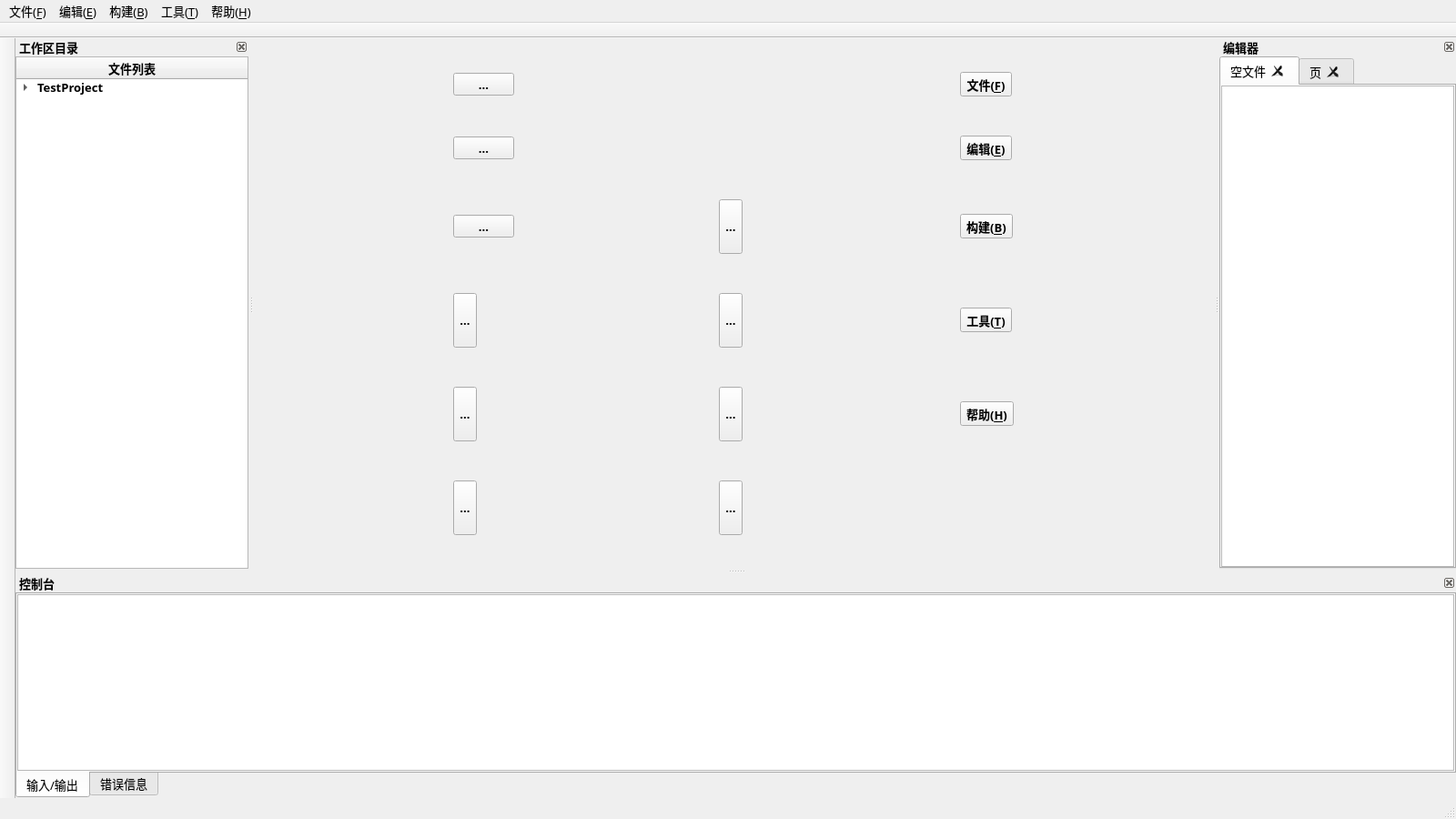
<?xml version="1.0" encoding="UTF-8"?>
<ui version="4.0">
 <class>MainWindow</class>
 <widget class="QMainWindow" name="MainWindow">
  <property name="geometry">
   <rect>
    <x>0</x>
    <y>0</y>
    <width>1600</width>
    <height>900</height>
   </rect>
  </property>
  <property name="font">
   <font>
    <family>微软雅黑</family>
    <pointsize>10</pointsize>
   </font>
  </property>
  <property name="mouseTracking">
   <bool>true</bool>
  </property>
  <property name="windowTitle">
   <string>GCode</string>
  </property>
  <property name="windowIcon">
   <iconset resource="icons.qrc">
    <normaloff>:/icons/Gicon.png</normaloff>:/icons/Gicon.png</iconset>
  </property>
  <property name="dockNestingEnabled">
   <bool>true</bool>
  </property>
  <property name="dockOptions">
   <set>QMainWindow::AllowNestedDocks|QMainWindow::AllowTabbedDocks|QMainWindow::AnimatedDocks</set>
  </property>
  <widget class="QWidget" name="centralwidget">
   <property name="enabled">
    <bool>true</bool>
   </property>
   <property name="font">
    <font>
     <family>微软雅黑</family>
     <pointsize>10</pointsize>
     <weight>75</weight>
     <bold>true</bold>
    </font>
   </property>
   <layout class="QGridLayout" name="gridLayout">
    <property name="leftMargin">
     <number>0</number>
    </property>
    <property name="topMargin">
     <number>0</number>
    </property>
    <property name="rightMargin">
     <number>0</number>
    </property>
    <property name="bottomMargin">
     <number>0</number>
    </property>
    <item row="0" column="0">
     <widget class="QToolButton" name="minButton">
      <property name="minimumSize">
       <size>
        <width>67</width>
        <height>0</height>
       </size>
      </property>
      <property name="text">
       <string>...</string>
      </property>
      <property name="icon">
       <iconset resource="icons.qrc">
        <normaloff>:/icons/minH.png</normaloff>:/icons/minH.png</iconset>
      </property>
      <property name="iconSize">
       <size>
        <width>47</width>
        <height>20</height>
       </size>
      </property>
     </widget>
    </item>
    <item row="1" column="0">
     <widget class="QToolButton" name="switchButton">
      <property name="minimumSize">
       <size>
        <width>67</width>
        <height>0</height>
       </size>
      </property>
      <property name="text">
       <string>...</string>
      </property>
      <property name="iconSize">
       <size>
        <width>47</width>
        <height>20</height>
       </size>
      </property>
     </widget>
    </item>
    <item row="5" column="1">
     <widget class="QToolButton" name="saveAsButton">
      <property name="minimumSize">
       <size>
        <width>0</width>
        <height>60</height>
       </size>
      </property>
      <property name="toolTip">
       <string>另存为</string>
      </property>
      <property name="text">
       <string>...</string>
      </property>
      <property name="icon">
       <iconset resource="icons.qrc">
        <normaloff>:/icons/save_asD.png</normaloff>:/icons/save_asD.png</iconset>
      </property>
      <property name="iconSize">
       <size>
        <width>40</width>
        <height>40</height>
       </size>
      </property>
     </widget>
    </item>
    <item row="3" column="0">
     <widget class="QToolButton" name="runButton">
      <property name="minimumSize">
       <size>
        <width>0</width>
        <height>60</height>
       </size>
      </property>
      <property name="toolTip">
       <string>运行(Ctrl+R)</string>
      </property>
      <property name="text">
       <string>...</string>
      </property>
      <property name="icon">
       <iconset resource="icons.qrc">
        <normaloff>:/icons/runD.png</normaloff>:/icons/runD.png</iconset>
      </property>
      <property name="iconSize">
       <size>
        <width>40</width>
        <height>40</height>
       </size>
      </property>
     </widget>
    </item>
    <item row="4" column="2">
     <widget class="QToolButton" name="helpMenuButton">
      <property name="font">
       <font>
        <weight>75</weight>
        <bold>true</bold>
       </font>
      </property>
      <property name="text">
       <string>帮助(&amp;H)</string>
      </property>
      <property name="shortcut">
       <string>Alt+H</string>
      </property>
     </widget>
    </item>
    <item row="2" column="0">
     <widget class="QToolButton" name="closeButton">
      <property name="minimumSize">
       <size>
        <width>67</width>
        <height>0</height>
       </size>
      </property>
      <property name="text">
       <string>...</string>
      </property>
      <property name="icon">
       <iconset resource="icons.qrc">
        <normaloff>:/icons/closeH.png</normaloff>:/icons/closeH.png</iconset>
      </property>
      <property name="iconSize">
       <size>
        <width>47</width>
        <height>20</height>
       </size>
      </property>
     </widget>
    </item>
    <item row="1" column="2">
     <widget class="QToolButton" name="editMenuButton">
      <property name="font">
       <font>
        <weight>75</weight>
        <bold>true</bold>
       </font>
      </property>
      <property name="text">
       <string>编辑(&amp;E)</string>
      </property>
      <property name="shortcut">
       <string>Alt+E</string>
      </property>
      <property name="autoRaise">
       <bool>false</bool>
      </property>
     </widget>
    </item>
    <item row="3" column="2">
     <widget class="QToolButton" name="toolMenuButton">
      <property name="font">
       <font>
        <weight>75</weight>
        <bold>true</bold>
       </font>
      </property>
      <property name="text">
       <string>工具(&amp;T)</string>
      </property>
      <property name="shortcut">
       <string>Alt+T</string>
      </property>
     </widget>
    </item>
    <item row="4" column="1">
     <widget class="QToolButton" name="saveAllButton">
      <property name="minimumSize">
       <size>
        <width>0</width>
        <height>60</height>
       </size>
      </property>
      <property name="toolTip">
       <string>保存所有(Ctrl+Shift+S)</string>
      </property>
      <property name="text">
       <string>...</string>
      </property>
      <property name="icon">
       <iconset resource="icons.qrc">
        <normaloff>:/icons/save_allD.png</normaloff>:/icons/save_allD.png</iconset>
      </property>
      <property name="iconSize">
       <size>
        <width>40</width>
        <height>40</height>
       </size>
      </property>
     </widget>
    </item>
    <item row="4" column="0">
     <widget class="QToolButton" name="debugButton">
      <property name="minimumSize">
       <size>
        <width>0</width>
        <height>60</height>
       </size>
      </property>
      <property name="toolTip">
       <string>调试(F5)</string>
      </property>
      <property name="text">
       <string>...</string>
      </property>
      <property name="icon">
       <iconset resource="icons.qrc">
        <normaloff>:/icons/debugD.png</normaloff>:/icons/debugD.png</iconset>
      </property>
      <property name="iconSize">
       <size>
        <width>40</width>
        <height>40</height>
       </size>
      </property>
     </widget>
    </item>
    <item row="2" column="2">
     <widget class="QToolButton" name="buildMenuButton">
      <property name="font">
       <font>
        <weight>75</weight>
        <bold>true</bold>
       </font>
      </property>
      <property name="text">
       <string>构建(&amp;B)</string>
      </property>
      <property name="shortcut">
       <string>Alt+B</string>
      </property>
      <property name="autoRaise">
       <bool>false</bool>
      </property>
     </widget>
    </item>
    <item row="5" column="0">
     <widget class="QToolButton" name="stopButton">
      <property name="minimumSize">
       <size>
        <width>0</width>
        <height>60</height>
       </size>
      </property>
      <property name="toolTip">
       <string>终止(F6)</string>
      </property>
      <property name="text">
       <string>...</string>
      </property>
      <property name="icon">
       <iconset resource="icons.qrc">
        <normaloff>:/icons/stopD.png</normaloff>:/icons/stopD.png</iconset>
      </property>
      <property name="iconSize">
       <size>
        <width>40</width>
        <height>40</height>
       </size>
      </property>
     </widget>
    </item>
    <item row="0" column="2">
     <widget class="QToolButton" name="fileMenuButton">
      <property name="font">
       <font>
        <family>微软雅黑</family>
        <pointsize>10</pointsize>
        <weight>75</weight>
        <bold>true</bold>
       </font>
      </property>
      <property name="text">
       <string>文件(&amp;F)</string>
      </property>
      <property name="shortcut">
       <string>Alt+F</string>
      </property>
      <property name="autoRaise">
       <bool>false</bool>
      </property>
     </widget>
    </item>
    <item row="3" column="1">
     <widget class="QToolButton" name="saveButton">
      <property name="minimumSize">
       <size>
        <width>0</width>
        <height>60</height>
       </size>
      </property>
      <property name="toolTip">
       <string>保存文件(Ctrl+S)</string>
      </property>
      <property name="text">
       <string>...</string>
      </property>
      <property name="icon">
       <iconset resource="icons.qrc">
        <normaloff>:/icons/saveD.png</normaloff>:/icons/saveD.png</iconset>
      </property>
      <property name="iconSize">
       <size>
        <width>40</width>
        <height>40</height>
       </size>
      </property>
     </widget>
    </item>
    <item row="2" column="1">
     <widget class="QToolButton" name="openButton">
      <property name="minimumSize">
       <size>
        <width>0</width>
        <height>60</height>
       </size>
      </property>
      <property name="toolTip">
       <string>打开文件(Ctrl+O)</string>
      </property>
      <property name="text">
       <string>...</string>
      </property>
      <property name="icon">
       <iconset resource="icons.qrc">
        <normaloff>:/icons/openD.png</normaloff>:/icons/openD.png</iconset>
      </property>
      <property name="iconSize">
       <size>
        <width>40</width>
        <height>40</height>
       </size>
      </property>
     </widget>
    </item>
    <item row="0" column="1">
     <widget class="QLabel" name="iconLabel">
      <property name="sizePolicy">
       <sizepolicy hsizetype="Fixed" vsizetype="Fixed">
        <horstretch>0</horstretch>
        <verstretch>0</verstretch>
       </sizepolicy>
      </property>
      <property name="minimumSize">
       <size>
        <width>40</width>
        <height>20</height>
       </size>
      </property>
      <property name="maximumSize">
       <size>
        <width>40</width>
        <height>20</height>
       </size>
      </property>
      <property name="text">
       <string/>
      </property>
      <property name="pixmap">
       <pixmap resource="icons.qrc">:/icons/Gicon.png</pixmap>
      </property>
      <property name="scaledContents">
       <bool>true</bool>
      </property>
      <property name="alignment">
       <set>Qt::AlignRight|Qt::AlignTrailing|Qt::AlignVCenter</set>
      </property>
      <property name="margin">
       <number>0</number>
      </property>
     </widget>
    </item>
   </layout>
  </widget>
  <widget class="QMenuBar" name="menubar">
   <property name="enabled">
    <bool>true</bool>
   </property>
   <property name="geometry">
    <rect>
     <x>0</x>
     <y>0</y>
     <width>1600</width>
     <height>26</height>
    </rect>
   </property>
   <property name="defaultUp">
    <bool>false</bool>
   </property>
   <property name="nativeMenuBar">
    <bool>true</bool>
   </property>
   <widget class="QMenu" name="menuFile">
    <property name="minimumSize">
     <size>
      <width>250</width>
      <height>0</height>
     </size>
    </property>
    <property name="font">
     <font>
      <family>微软雅黑</family>
      <pointsize>10</pointsize>
      <weight>50</weight>
      <bold>false</bold>
     </font>
    </property>
    <property name="title">
     <string>文件(&amp;F)</string>
    </property>
    <addaction name="actionNew"/>
    <addaction name="actionOpen"/>
    <addaction name="actionRecent"/>
    <addaction name="separator"/>
    <addaction name="actionSave"/>
    <addaction name="actionSaveAll"/>
    <addaction name="actionSaveAs"/>
    <addaction name="separator"/>
    <addaction name="actionClose"/>
    <addaction name="actionCloseAll"/>
    <addaction name="separator"/>
    <addaction name="actionExit"/>
   </widget>
   <widget class="QMenu" name="menuEdit">
    <property name="minimumSize">
     <size>
      <width>200</width>
      <height>0</height>
     </size>
    </property>
    <property name="font">
     <font>
      <family>微软雅黑</family>
      <pointsize>10</pointsize>
      <weight>50</weight>
      <bold>false</bold>
     </font>
    </property>
    <property name="title">
     <string>编辑(&amp;E)</string>
    </property>
    <addaction name="actionUndo"/>
    <addaction name="actionRedo"/>
    <addaction name="separator"/>
    <addaction name="actionCut"/>
    <addaction name="actionCopy"/>
    <addaction name="actionPaste"/>
    <addaction name="actionDelete"/>
    <addaction name="separator"/>
    <addaction name="actionSelectAll"/>
    <addaction name="separator"/>
    <addaction name="actionFindReplace"/>
   </widget>
   <widget class="QMenu" name="menuBuild">
    <property name="minimumSize">
     <size>
      <width>200</width>
      <height>0</height>
     </size>
    </property>
    <property name="font">
     <font>
      <family>微软雅黑</family>
      <pointsize>10</pointsize>
      <weight>50</weight>
      <bold>false</bold>
     </font>
    </property>
    <property name="title">
     <string>构建(&amp;B)</string>
    </property>
    <addaction name="actionComplile"/>
    <addaction name="actionRun"/>
    <addaction name="separator"/>
    <addaction name="actionDebug"/>
    <addaction name="actionStop"/>
   </widget>
   <widget class="QMenu" name="menuTool">
    <property name="minimumSize">
     <size>
      <width>200</width>
      <height>0</height>
     </size>
    </property>
    <property name="font">
     <font>
      <family>微软雅黑</family>
      <pointsize>10</pointsize>
      <weight>50</weight>
      <bold>false</bold>
     </font>
    </property>
    <property name="title">
     <string>工具(&amp;T)</string>
    </property>
    <addaction name="actionOption"/>
   </widget>
   <widget class="QMenu" name="menuHelp">
    <property name="minimumSize">
     <size>
      <width>200</width>
      <height>0</height>
     </size>
    </property>
    <property name="font">
     <font>
      <family>微软雅黑</family>
      <pointsize>10</pointsize>
      <weight>50</weight>
      <bold>false</bold>
     </font>
    </property>
    <property name="title">
     <string>帮助(&amp;H)</string>
    </property>
    <addaction name="actionAboutThis"/>
    <addaction name="actionAboutUs"/>
   </widget>
   <addaction name="menuFile"/>
   <addaction name="menuEdit"/>
   <addaction name="menuBuild"/>
   <addaction name="menuTool"/>
   <addaction name="menuHelp"/>
  </widget>
  <widget class="QStatusBar" name="statusbar">
   <property name="font">
    <font>
     <family>微软雅黑</family>
     <pointsize>10</pointsize>
    </font>
   </property>
   <property name="mouseTracking">
    <bool>true</bool>
   </property>
   <property name="statusTip">
    <string>准备就绪</string>
   </property>
  </widget>
  <widget class="QDockWidget" name="FileListDock">
   <property name="minimumSize">
    <size>
     <width>109</width>
     <height>139</height>
    </size>
   </property>
   <property name="font">
    <font>
     <family>微软雅黑</family>
     <pointsize>10</pointsize>
     <weight>75</weight>
     <bold>true</bold>
    </font>
   </property>
   <property name="floating">
    <bool>false</bool>
   </property>
   <property name="features">
    <set>QDockWidget::DockWidgetClosable|QDockWidget::DockWidgetMovable</set>
   </property>
   <property name="allowedAreas">
    <set>Qt::LeftDockWidgetArea</set>
   </property>
   <property name="windowTitle">
    <string>工作区目录</string>
   </property>
   <attribute name="dockWidgetArea">
    <number>1</number>
   </attribute>
   <widget class="QWidget" name="dockWidgetContents_2">
    <layout class="QGridLayout" name="gridLayout_2">
     <property name="leftMargin">
      <number>0</number>
     </property>
     <property name="topMargin">
      <number>0</number>
     </property>
     <property name="rightMargin">
      <number>0</number>
     </property>
     <property name="bottomMargin">
      <number>0</number>
     </property>
     <item row="0" column="0">
      <widget class="QTreeWidget" name="fileTree">
       <property name="font">
        <font>
         <family>微软雅黑</family>
         <pointsize>10</pointsize>
         <weight>75</weight>
         <bold>true</bold>
        </font>
       </property>
       <column>
        <property name="text">
         <string>文件列表</string>
        </property>
        <property name="font">
         <font>
          <family>微软雅黑</family>
          <pointsize>10</pointsize>
          <weight>75</weight>
          <bold>true</bold>
         </font>
        </property>
        <property name="textAlignment">
         <set>AlignCenter</set>
        </property>
       </column>
       <item>
        <property name="text">
         <string>TestProject</string>
        </property>
        <item>
         <property name="text">
          <string>headers</string>
         </property>
         <item>
          <property name="text">
           <string>test1.h</string>
          </property>
         </item>
         <item>
          <property name="text">
           <string>test2.h</string>
          </property>
         </item>
        </item>
        <item>
         <property name="text">
          <string>sources</string>
         </property>
         <item>
          <property name="text">
           <string>main.c</string>
          </property>
         </item>
         <item>
          <property name="text">
           <string>test1.c</string>
          </property>
         </item>
         <item>
          <property name="text">
           <string>test2.c</string>
          </property>
         </item>
        </item>
        <item>
         <property name="text">
          <string>resources</string>
         </property>
         <item>
          <property name="text">
           <string>picture1.png</string>
          </property>
         </item>
         <item>
          <property name="text">
           <string>picture2.png</string>
          </property>
         </item>
         <item>
          <property name="text">
           <string>icon.ico</string>
          </property>
         </item>
        </item>
        <item>
         <property name="text">
          <string>others</string>
         </property>
         <item>
          <property name="text">
           <string>config.ini</string>
          </property>
         </item>
         <item>
          <property name="text">
           <string>setting.json</string>
          </property>
         </item>
         <item>
          <property name="text">
           <string>text.xml</string>
          </property>
         </item>
        </item>
       </item>
      </widget>
     </item>
    </layout>
   </widget>
  </widget>
  <widget class="QDockWidget" name="EditorDock">
   <property name="minimumSize">
    <size>
     <width>229</width>
     <height>173</height>
    </size>
   </property>
   <property name="font">
    <font>
     <family>微软雅黑</family>
     <pointsize>10</pointsize>
     <weight>75</weight>
     <bold>true</bold>
    </font>
   </property>
   <property name="features">
    <set>QDockWidget::DockWidgetClosable|QDockWidget::DockWidgetMovable</set>
   </property>
   <property name="allowedAreas">
    <set>Qt::RightDockWidgetArea</set>
   </property>
   <property name="windowTitle">
    <string>编辑器</string>
   </property>
   <attribute name="dockWidgetArea">
    <number>2</number>
   </attribute>
   <widget class="QWidget" name="dockWidgetContents_3">
    <property name="enabled">
     <bool>true</bool>
    </property>
    <layout class="QGridLayout" name="gridLayout_3">
     <property name="leftMargin">
      <number>0</number>
     </property>
     <property name="topMargin">
      <number>0</number>
     </property>
     <property name="rightMargin">
      <number>0</number>
     </property>
     <property name="bottomMargin">
      <number>0</number>
     </property>
     <property name="spacing">
      <number>0</number>
     </property>
     <item row="0" column="0">
      <widget class="QTabWidget" name="editorTab">
       <property name="enabled">
        <bool>true</bool>
       </property>
       <property name="font">
        <font>
         <family>微软雅黑</family>
         <pointsize>10</pointsize>
         <weight>50</weight>
         <bold>false</bold>
        </font>
       </property>
       <property name="currentIndex">
        <number>0</number>
       </property>
       <property name="elideMode">
        <enum>Qt::ElideNone</enum>
       </property>
       <property name="documentMode">
        <bool>false</bool>
       </property>
       <property name="tabsClosable">
        <bool>true</bool>
       </property>
       <property name="movable">
        <bool>true</bool>
       </property>
       <property name="tabBarAutoHide">
        <bool>false</bool>
       </property>
       <widget class="QWidget" name="codeView">
        <attribute name="title">
         <string>空文件</string>
        </attribute>
        <layout class="QGridLayout" name="gridLayout_7">
         <property name="leftMargin">
          <number>0</number>
         </property>
         <property name="topMargin">
          <number>0</number>
         </property>
         <property name="rightMargin">
          <number>0</number>
         </property>
         <property name="bottomMargin">
          <number>0</number>
         </property>
         <item row="0" column="0">
          <widget class="QTextEdit" name="codeEditor">
           <property name="font">
            <font>
             <family>Consolas</family>
             <pointsize>12</pointsize>
             <weight>50</weight>
             <bold>false</bold>
            </font>
           </property>
           <property name="lineWrapMode">
            <enum>QTextEdit::NoWrap</enum>
           </property>
           <property name="tabStopDistance">
            <double>40.000000000000000</double>
           </property>
          </widget>
         </item>
        </layout>
       </widget>
       <widget class="QWidget" name="tab">
        <attribute name="title">
         <string>页</string>
        </attribute>
       </widget>
      </widget>
     </item>
    </layout>
   </widget>
  </widget>
  <widget class="QDockWidget" name="ConsoleDock">
   <property name="minimumSize">
    <size>
     <width>157</width>
     <height>173</height>
    </size>
   </property>
   <property name="font">
    <font>
     <family>微软雅黑</family>
     <pointsize>10</pointsize>
     <weight>75</weight>
     <bold>true</bold>
    </font>
   </property>
   <property name="features">
    <set>QDockWidget::DockWidgetClosable|QDockWidget::DockWidgetMovable</set>
   </property>
   <property name="allowedAreas">
    <set>Qt::BottomDockWidgetArea</set>
   </property>
   <property name="windowTitle">
    <string>控制台</string>
   </property>
   <attribute name="dockWidgetArea">
    <number>8</number>
   </attribute>
   <widget class="QWidget" name="dockWidgetContents_4">
    <layout class="QGridLayout" name="gridLayout_4">
     <property name="leftMargin">
      <number>0</number>
     </property>
     <property name="topMargin">
      <number>0</number>
     </property>
     <property name="rightMargin">
      <number>0</number>
     </property>
     <property name="bottomMargin">
      <number>0</number>
     </property>
     <item row="0" column="0">
      <widget class="QTabWidget" name="cosoleTab">
       <property name="font">
        <font>
         <family>微软雅黑</family>
         <pointsize>10</pointsize>
         <weight>50</weight>
         <bold>false</bold>
        </font>
       </property>
       <property name="tabPosition">
        <enum>QTabWidget::South</enum>
       </property>
       <property name="currentIndex">
        <number>0</number>
       </property>
       <property name="documentMode">
        <bool>false</bool>
       </property>
       <widget class="QWidget" name="IOTab">
        <attribute name="title">
         <string>输入/输出</string>
        </attribute>
        <layout class="QGridLayout" name="gridLayout_5">
         <property name="leftMargin">
          <number>0</number>
         </property>
         <property name="topMargin">
          <number>0</number>
         </property>
         <property name="rightMargin">
          <number>0</number>
         </property>
         <property name="bottomMargin">
          <number>0</number>
         </property>
         <item row="0" column="0">
          <widget class="QTextEdit" name="IOEditor">
           <property name="font">
            <font>
             <family>Consolas</family>
             <pointsize>11</pointsize>
             <weight>50</weight>
             <bold>false</bold>
            </font>
           </property>
          </widget>
         </item>
        </layout>
       </widget>
       <widget class="QWidget" name="errorTab">
        <attribute name="title">
         <string>错误信息</string>
        </attribute>
        <layout class="QGridLayout" name="gridLayout_6">
         <property name="leftMargin">
          <number>0</number>
         </property>
         <property name="topMargin">
          <number>0</number>
         </property>
         <property name="rightMargin">
          <number>0</number>
         </property>
         <property name="bottomMargin">
          <number>0</number>
         </property>
         <item row="0" column="0">
          <widget class="QTextBrowser" name="errorBrowser"/>
         </item>
        </layout>
       </widget>
      </widget>
     </item>
    </layout>
   </widget>
  </widget>
  <widget class="QToolBar" name="titleBar">
   <property name="font">
    <font>
     <family>微软雅黑</family>
     <pointsize>10</pointsize>
     <weight>75</weight>
     <bold>true</bold>
    </font>
   </property>
   <property name="mouseTracking">
    <bool>true</bool>
   </property>
   <property name="windowTitle">
    <string>toolBar</string>
   </property>
   <property name="movable">
    <bool>false</bool>
   </property>
   <property name="allowedAreas">
    <set>Qt::TopToolBarArea</set>
   </property>
   <property name="floatable">
    <bool>false</bool>
   </property>
   <attribute name="toolBarArea">
    <enum>TopToolBarArea</enum>
   </attribute>
   <attribute name="toolBarBreak">
    <bool>false</bool>
   </attribute>
  </widget>
  <widget class="QToolBar" name="leftToolBar">
   <property name="windowTitle">
    <string>toolBar_2</string>
   </property>
   <property name="movable">
    <bool>false</bool>
   </property>
   <property name="allowedAreas">
    <set>Qt::LeftToolBarArea</set>
   </property>
   <property name="floatable">
    <bool>false</bool>
   </property>
   <attribute name="toolBarArea">
    <enum>LeftToolBarArea</enum>
   </attribute>
   <attribute name="toolBarBreak">
    <bool>false</bool>
   </attribute>
  </widget>
  <action name="actionNew">
   <property name="text">
    <string>新建文件(&amp;N)...</string>
   </property>
   <property name="font">
    <font>
     <family>微软雅黑</family>
     <pointsize>10</pointsize>
    </font>
   </property>
   <property name="shortcut">
    <string>Ctrl+N</string>
   </property>
  </action>
  <action name="actionOpen">
   <property name="text">
    <string>打开文件(&amp;O)...</string>
   </property>
   <property name="font">
    <font>
     <family>微软雅黑</family>
     <pointsize>10</pointsize>
    </font>
   </property>
   <property name="shortcut">
    <string>Ctrl+O</string>
   </property>
  </action>
  <action name="actionRecent">
   <property name="text">
    <string>最近打开</string>
   </property>
   <property name="font">
    <font>
     <family>微软雅黑</family>
     <pointsize>10</pointsize>
    </font>
   </property>
  </action>
  <action name="actionSave">
   <property name="text">
    <string>保存(&amp;S)</string>
   </property>
   <property name="font">
    <font>
     <family>微软雅黑</family>
     <pointsize>10</pointsize>
    </font>
   </property>
   <property name="shortcut">
    <string>Ctrl+S</string>
   </property>
  </action>
  <action name="actionSaveAll">
   <property name="text">
    <string>保存所有</string>
   </property>
   <property name="font">
    <font>
     <family>微软雅黑</family>
     <pointsize>10</pointsize>
    </font>
   </property>
   <property name="shortcut">
    <string>Ctrl+Shift+S</string>
   </property>
  </action>
  <action name="actionSaveAs">
   <property name="text">
    <string>另存为</string>
   </property>
   <property name="font">
    <font>
     <family>微软雅黑</family>
     <pointsize>10</pointsize>
    </font>
   </property>
  </action>
  <action name="actionClose">
   <property name="text">
    <string>关闭文件</string>
   </property>
   <property name="font">
    <font>
     <family>微软雅黑</family>
     <pointsize>10</pointsize>
    </font>
   </property>
  </action>
  <action name="actionCloseAll">
   <property name="text">
    <string>关闭所有</string>
   </property>
   <property name="font">
    <font>
     <family>微软雅黑</family>
     <pointsize>10</pointsize>
    </font>
   </property>
  </action>
  <action name="actionExit">
   <property name="text">
    <string>退出(&amp;X)</string>
   </property>
   <property name="font">
    <font>
     <family>微软雅黑</family>
     <pointsize>10</pointsize>
    </font>
   </property>
   <property name="shortcut">
    <string>Ctrl+Q</string>
   </property>
  </action>
  <action name="actionUndo">
   <property name="text">
    <string>撤销</string>
   </property>
   <property name="font">
    <font>
     <family>微软雅黑</family>
     <pointsize>10</pointsize>
    </font>
   </property>
   <property name="shortcut">
    <string>Ctrl+Z</string>
   </property>
  </action>
  <action name="actionRedo">
   <property name="text">
    <string>恢复</string>
   </property>
   <property name="font">
    <font>
     <family>微软雅黑</family>
     <pointsize>10</pointsize>
    </font>
   </property>
   <property name="shortcut">
    <string>Ctrl+Y</string>
   </property>
  </action>
  <action name="actionCut">
   <property name="text">
    <string>剪切(&amp;T)</string>
   </property>
   <property name="font">
    <font>
     <family>微软雅黑</family>
     <pointsize>10</pointsize>
    </font>
   </property>
   <property name="shortcut">
    <string>Ctrl+X</string>
   </property>
  </action>
  <action name="actionCopy">
   <property name="text">
    <string>复制(&amp;C)</string>
   </property>
   <property name="font">
    <font>
     <family>微软雅黑</family>
     <pointsize>10</pointsize>
    </font>
   </property>
   <property name="shortcut">
    <string>Ctrl+C</string>
   </property>
  </action>
  <action name="actionPaste">
   <property name="text">
    <string>粘贴(&amp;P)</string>
   </property>
   <property name="font">
    <font>
     <family>微软雅黑</family>
     <pointsize>10</pointsize>
    </font>
   </property>
   <property name="shortcut">
    <string>Ctrl+V</string>
   </property>
  </action>
  <action name="actionDelete">
   <property name="text">
    <string>删除(&amp;D)</string>
   </property>
   <property name="font">
    <font>
     <family>微软雅黑</family>
     <pointsize>10</pointsize>
    </font>
   </property>
  </action>
  <action name="actionSelectAll">
   <property name="text">
    <string>全选(&amp;A)</string>
   </property>
   <property name="font">
    <font>
     <family>微软雅黑</family>
     <pointsize>10</pointsize>
    </font>
   </property>
   <property name="shortcut">
    <string>Ctrl+A</string>
   </property>
  </action>
  <action name="actionFindReplace">
   <property name="text">
    <string>查找/替换...</string>
   </property>
   <property name="font">
    <font>
     <family>微软雅黑</family>
     <pointsize>10</pointsize>
    </font>
   </property>
  </action>
  <action name="actionComplile">
   <property name="text">
    <string>编译</string>
   </property>
   <property name="font">
    <font>
     <family>微软雅黑</family>
     <pointsize>10</pointsize>
    </font>
   </property>
   <property name="shortcut">
    <string>F9</string>
   </property>
  </action>
  <action name="actionRun">
   <property name="text">
    <string>运行</string>
   </property>
   <property name="font">
    <font>
     <family>微软雅黑</family>
     <pointsize>10</pointsize>
    </font>
   </property>
   <property name="shortcut">
    <string>Ctrl+R</string>
   </property>
  </action>
  <action name="actionDebug">
   <property name="text">
    <string>调试</string>
   </property>
   <property name="font">
    <font>
     <family>微软雅黑</family>
     <pointsize>10</pointsize>
    </font>
   </property>
   <property name="shortcut">
    <string>F5</string>
   </property>
  </action>
  <action name="actionStop">
   <property name="text">
    <string>终止</string>
   </property>
   <property name="font">
    <font>
     <family>微软雅黑</family>
     <pointsize>10</pointsize>
    </font>
   </property>
   <property name="shortcut">
    <string>F6</string>
   </property>
  </action>
  <action name="actionOption">
   <property name="text">
    <string>选项(&amp;O)...</string>
   </property>
   <property name="font">
    <font>
     <family>微软雅黑</family>
     <pointsize>10</pointsize>
    </font>
   </property>
  </action>
  <action name="actionAboutThis">
   <property name="text">
    <string>关于软件...</string>
   </property>
   <property name="font">
    <font>
     <family>微软雅黑</family>
     <pointsize>10</pointsize>
    </font>
   </property>
  </action>
  <action name="actionAboutUs">
   <property name="text">
    <string>关于我们...</string>
   </property>
   <property name="font">
    <font>
     <family>微软雅黑</family>
     <pointsize>10</pointsize>
    </font>
   </property>
  </action>
 </widget>
 <resources>
  <include location="icons.qrc"/>
 </resources>
 <connections>
  <connection>
   <sender>fileMenuButton</sender>
   <signal>clicked()</signal>
   <receiver>fileMenuButton</receiver>
   <slot>showMenu()</slot>
   <hints>
    <hint type="sourcelabel">
     <x>1114</x>
     <y>102</y>
    </hint>
    <hint type="destinationlabel">
     <x>1114</x>
     <y>102</y>
    </hint>
   </hints>
  </connection>
  <connection>
   <sender>editMenuButton</sender>
   <signal>clicked()</signal>
   <receiver>editMenuButton</receiver>
   <slot>showMenu()</slot>
   <hints>
    <hint type="sourcelabel">
     <x>1115</x>
     <y>172</y>
    </hint>
    <hint type="destinationlabel">
     <x>1115</x>
     <y>172</y>
    </hint>
   </hints>
  </connection>
  <connection>
   <sender>buildMenuButton</sender>
   <signal>clicked()</signal>
   <receiver>buildMenuButton</receiver>
   <slot>showMenu()</slot>
   <hints>
    <hint type="sourcelabel">
     <x>1117</x>
     <y>257</y>
    </hint>
    <hint type="destinationlabel">
     <x>1117</x>
     <y>257</y>
    </hint>
   </hints>
  </connection>
  <connection>
   <sender>toolMenuButton</sender>
   <signal>clicked()</signal>
   <receiver>toolMenuButton</receiver>
   <slot>showMenu()</slot>
   <hints>
    <hint type="sourcelabel">
     <x>1116</x>
     <y>357</y>
    </hint>
    <hint type="destinationlabel">
     <x>1116</x>
     <y>357</y>
    </hint>
   </hints>
  </connection>
  <connection>
   <sender>helpMenuButton</sender>
   <signal>clicked()</signal>
   <receiver>helpMenuButton</receiver>
   <slot>showMenu()</slot>
   <hints>
    <hint type="sourcelabel">
     <x>1119</x>
     <y>457</y>
    </hint>
    <hint type="destinationlabel">
     <x>1119</x>
     <y>457</y>
    </hint>
   </hints>
  </connection>
  <connection>
   <sender>minButton</sender>
   <signal>clicked()</signal>
   <receiver>MainWindow</receiver>
   <slot>showMinimized()</slot>
   <hints>
    <hint type="sourcelabel">
     <x>551</x>
     <y>100</y>
    </hint>
    <hint type="destinationlabel">
     <x>477</x>
     <y>145</y>
    </hint>
   </hints>
  </connection>
  <connection>
   <sender>closeButton</sender>
   <signal>clicked()</signal>
   <receiver>MainWindow</receiver>
   <slot>close()</slot>
   <hints>
    <hint type="sourcelabel">
     <x>551</x>
     <y>255</y>
    </hint>
    <hint type="destinationlabel">
     <x>455</x>
     <y>350</y>
    </hint>
   </hints>
  </connection>
  <connection>
   <sender>switchButton</sender>
   <signal>clicked()</signal>
   <receiver>MainWindow</receiver>
   <slot>switchStatus()</slot>
   <hints>
    <hint type="sourcelabel">
     <x>551</x>
     <y>172</y>
    </hint>
    <hint type="destinationlabel">
     <x>427</x>
     <y>245</y>
    </hint>
   </hints>
  </connection>
  <connection>
   <sender>editorTab</sender>
   <signal>tabCloseRequested(int)</signal>
   <receiver>MainWindow</receiver>
   <slot>removeTab(int)</slot>
   <hints>
    <hint type="sourcelabel">
     <x>1468</x>
     <y>340</y>
    </hint>
    <hint type="destinationlabel">
     <x>799</x>
     <y>449</y>
    </hint>
   </hints>
  </connection>
  <connection>
   <sender>actionOption</sender>
   <signal>triggered()</signal>
   <receiver>MainWindow</receiver>
   <slot>showOption()</slot>
   <hints>
    <hint type="sourcelabel">
     <x>-1</x>
     <y>-1</y>
    </hint>
    <hint type="destinationlabel">
     <x>799</x>
     <y>449</y>
    </hint>
   </hints>
  </connection>
  <connection>
   <sender>actionFindReplace</sender>
   <signal>triggered()</signal>
   <receiver>MainWindow</receiver>
   <slot>showFindReplace()</slot>
   <hints>
    <hint type="sourcelabel">
     <x>-1</x>
     <y>-1</y>
    </hint>
    <hint type="destinationlabel">
     <x>799</x>
     <y>449</y>
    </hint>
   </hints>
  </connection>
  <connection>
   <sender>actionAboutThis</sender>
   <signal>triggered()</signal>
   <receiver>MainWindow</receiver>
   <slot>showAboutThis()</slot>
   <hints>
    <hint type="sourcelabel">
     <x>-1</x>
     <y>-1</y>
    </hint>
    <hint type="destinationlabel">
     <x>799</x>
     <y>449</y>
    </hint>
   </hints>
  </connection>
  <connection>
   <sender>actionAboutUs</sender>
   <signal>triggered()</signal>
   <receiver>MainWindow</receiver>
   <slot>showAboutUs()</slot>
   <hints>
    <hint type="sourcelabel">
     <x>-1</x>
     <y>-1</y>
    </hint>
    <hint type="destinationlabel">
     <x>799</x>
     <y>449</y>
    </hint>
   </hints>
  </connection>
 </connections>
 <slots>
  <slot>switchStatus()</slot>
  <slot>removeTab(int)</slot>
  <slot>showOption()</slot>
  <slot>showFindReplace()</slot>
  <slot>showAboutThis()</slot>
  <slot>showAboutUs()</slot>
 </slots>
</ui>
